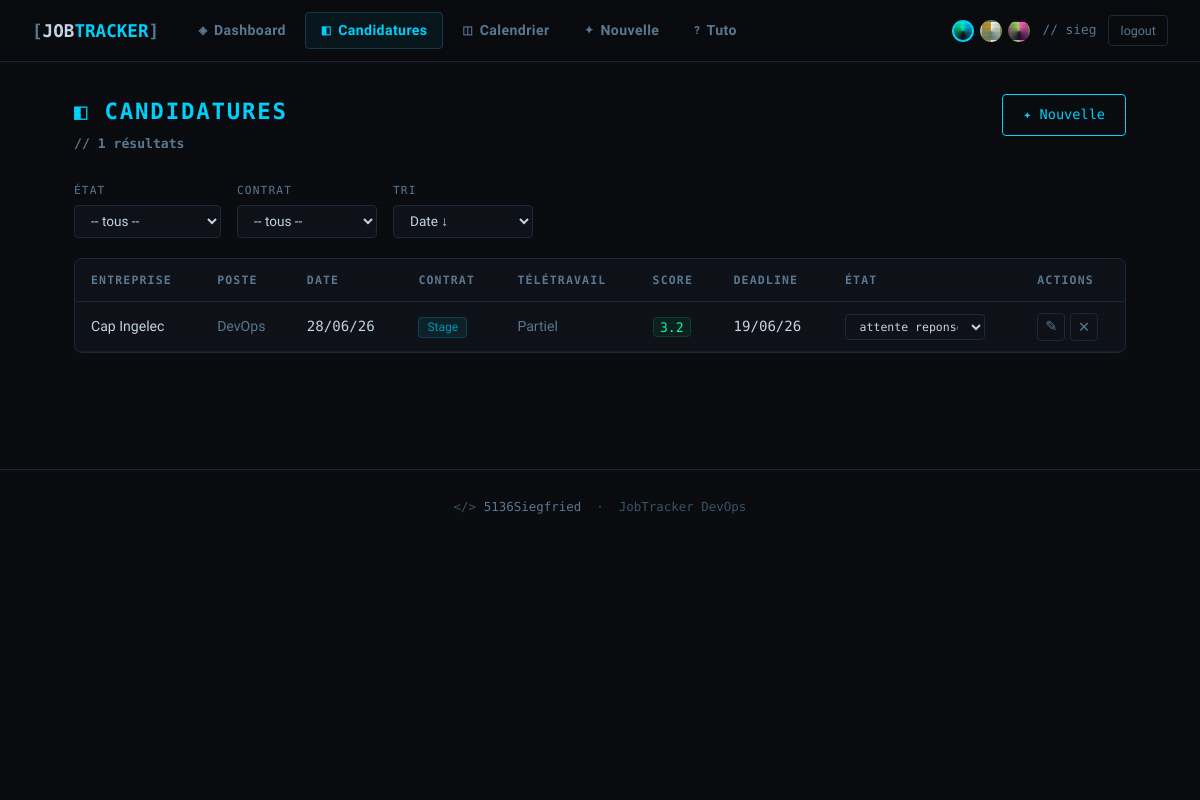
/list (signed in), run on the app's committed database.
### app/models.py (models this page shows, shortened)
class User(UserMixin, db.Model):
    __tablename__ = "users"
    id = db.Column(db.Integer, primary_key=True)
    username = db.Column(db.String(80), unique=True, nullable=False)
    password_hash = db.Column(db.String(256), nullable=False)
    theme = db.Column(db.String(20), default="cyber")
    candidatures = db.relationship("Candidature", backref="user", lazy=True, cascade="all, delete-orphan")

class Candidature(db.Model):
    __tablename__ = "candidatures"
    id = db.Column(db.Integer, primary_key=True)
    user_id = db.Column(db.Integer, db.ForeignKey("users.id"), nullable=False)
    entreprise = db.Column(db.String(200), nullable=False)
    poste = db.Column(db.String(200), nullable=False)
    date_candidature = db.Column(db.Date, default=date.today)
    prochaine_deadline = db.Column(db.Date, nullable=True)
    type_contrat = db.Column(db.String(50), default="")
    teletravail = db.Column(db.String(50), default="")
    salaire_min = db.Column(db.Integer, default=0)
    salaire_max = db.Column(db.Integer, default=0)
    niveau_interet = db.Column(db.Integer, default=3)
    contact_nom = db.Column(db.String(200), default="")
    contact_email = db.Column(db.String(200), default="")
    etat = db.Column(db.String(50), default="en_attente")
    niveau_tech = db.Column(db.Integer, default=3)
    ambiance_valeurs = db.Column(db.Integer, default=3)
    ethique = db.Column(db.Integer, default=3)
    remuneration = db.Column(db.Integer, default=3)
    evolution = db.Column(db.Integer, default=3)
    reputation_pro = db.Column(db.Integer, default=3)
    ressenti = db.Column(db.Text, default="")
    notes = db.Column(db.Text, default="")
    @property
    def score_global(self):
        return round((
            self.niveau_tech + self.ambiance_valeurs + self.ethique +
            self.remuneration + self.evolution + self.reputation_pro
        ) / 6, 1)
    @property
    def deadline_depassee(self):
        if self.prochaine_deadline:
            return self.prochaine_deadline < date.today()
        return False
    @property
    def deadline_urgente(self):
        if self.prochaine_deadline:
            delta = (self.prochaine_deadline - date.today()).days
            return 0 <= delta <= 2
        return False

### app/app.py (the view)
    @app.route("/list")
    @login_required
    def list_candidatures():
        etat_filter    = request.args.get("etat", "")
        contrat_filter = request.args.get("contrat", "")
        sort           = request.args.get("sort", "date_desc")
        q = Candidature.query.filter_by(user_id=current_user.id)
        if etat_filter:
            q = q.filter_by(etat=etat_filter)
        if contrat_filter:
            q = q.filter_by(type_contrat=contrat_filter)
        sort_map = {
            "date_desc":  Candidature.date_candidature.desc(),
            "date_asc":   Candidature.date_candidature.asc(),
            "score_desc": Candidature.niveau_interet.desc(),
            "entreprise": Candidature.entreprise.asc(),
        }
        q = q.order_by(sort_map.get(sort, Candidature.date_candidature.desc()))
        candidatures = q.all()
        etats    = ["en_attente","attente_reponse","entretien_planifie",
                    "entretien_realise","test_technique","offre_recue","accepte","refuse","ghosted"]
        contrats = ["CDI","CDD","Freelance","Stage","Alternance"]
        return render_template("list.html",
            candidatures=candidatures,
            etats=etats, contrats=contrats,
            etat_filter=etat_filter,
            contrat_filter=contrat_filter,
            sort=sort,
        )

### app/templates/list.html (shortened to what this page needs)
{% extends "base.html" %}
{% block content %}
<div class="page-header">
  <h1 class="page-title">
    <span class="title-line">◧ CANDIDATURES</span>
    <span class="title-sub">// {{ candidatures|length }} résultats</span>
  </h1>
  <a href="{{ url_for('form') }}" class="btn-primary">✦ Nouvelle</a>
</div>
<div class="filters-bar">
  <form method="get" class="filters-form">
    <div class="filter-group">
      <label class="filter-label">ÉTAT</label>
      <select name="etat" class="filter-select" onchange="this.form.submit()">
        <option value="">-- tous --</option>
      </select>
    </div>
    <div class="filter-group">
      <label class="filter-label">CONTRAT</label>
      <select name="contrat" class="filter-select" onchange="this.form.submit()">
        <option value="">-- tous --</option>
      </select>
    </div>
    <div class="filter-group">
      <label class="filter-label">TRI</label>
      <select name="sort" class="filter-select" onchange="this.form.submit()">
        <option value="date_desc" {% if sort == 'date_desc' %}selected{% endif %}>Date ↓</option>
      </select>
    </div>
  </form>
</div>
{% if candidatures %}
<section class="card card--table">
  <div class="table-scroll">
    <table class="data-table">
      <thead>
        <tr>
          <th>Entreprise</th>
          <th>Poste</th>
          <th>Date</th>
          <th>Contrat</th>
          <th>Télétravail</th>
          <th>Score</th>
          <th>Deadline</th>
          <th>État</th>
          <th>Actions</th>
        </tr>
      </thead>
      <tbody>
        {% for c in candidatures %}
        <tr class="{% if c.deadline_depassee and c.etat not in ['refuse','accepte'] %}row-overdue{% elif c.deadline_urgente %}row-urgent{% endif %}">
          <td>
            <a href="{{ url_for('detail', cid=c.id) }}" class="table-link">{{ c.entreprise }}</a>
          </td>
          <td class="text-muted">{{ c.poste }}</td>
          <td class="mono">{{ c.date_candidature.strftime('%d/%m/%y') }}</td>
          <td>
            {% if c.type_contrat %}
            <span class="tag">{{ c.type_contrat }}</span>
            {% endif %}
          </td>
          <td class="text-muted">{{ c.teletravail or '–' }}</td>
          <td>
            <span class="score-pill">{{ c.score_global }}</span>
          </td>
          <td class="mono">
            {% if c.prochaine_deadline %}
              <span class="{% if c.deadline_depassee %}text-overdue{% elif c.deadline_urgente %}text-urgent{% endif %}">
                {{ c.prochaine_deadline.strftime('%d/%m/%y') }}
              </span>
            {% else %}–{% endif %}
          </td>
          <td>
            <select class="etat-select etat-select--sm" data-cid="{{ c.id }}">
              {% for e in etats %}
              <option value="{{ e }}" {% if c.etat == e %}selected{% endif %}>{{ e | replace('_',' ') }}</option>
              {% endfor %}
            </select>
          </td>
          <td>
            <div class="action-btns">
              <a href="{{ url_for('edit', cid=c.id) }}" class="btn-icon" title="Éditer">✎</a>
              <form method="post" action="{{ url_for('delete', cid=c.id) }}" onsubmit="return confirm('Supprimer {{ c.entreprise }} ?')">
                <button type="submit" class="btn-icon btn-icon--danger" title="Supprimer">✕</button>
              </form>
            </div>
          </td>
        </tr>
        {% endfor %}
      </tbody>
    </table>
  </div>
</section>
{% else %}
<div class="empty-state">
  <p class="empty-icon">◈</p>
  <p>Aucune candidature trouvée. <a href="{{ url_for('form') }}">Ajouter →</a></p>
</div>
{% endif %}
{% endblock %}

### app/templates/base.html (shortened to what this page needs)
<!DOCTYPE html>
<html lang="fr" data-theme="{{ current_user.theme if current_user.is_authenticated else 'cyber' }}">
<head>
  <link rel="stylesheet" href="{{ url_for('static', filename='css/style.css') }}">
</head>
<body>
<div class="scan-line"></div>
{% if current_user.is_authenticated %}
<nav class="navbar">
  <a href="{{ url_for('dashboard') }}" class="nav-brand">
    <span class="brand-bracket">[</span>JOB<span class="brand-accent">TRACKER</span><span class="brand-bracket">]</span>
  </a>
  <div class="nav-links">
    <a href="{{ url_for('dashboard') }}" class="nav-link {% if request.endpoint == 'dashboard' %}active{% endif %}">
      <span class="nav-icon">◈</span> Dashboard
    </a>
    <a href="{{ url_for('list_candidatures') }}" class="nav-link {% if request.endpoint == 'list_candidatures' %}active{% endif %}">
      <span class="nav-icon">◧</span> Candidatures
    </a>
    <a href="{{ url_for('cal') }}" class="nav-link {% if request.endpoint == 'cal' %}active{% endif %}">
      <span class="nav-icon">◫</span> Calendrier
    </a>
    <a href="{{ url_for('form') }}" class="nav-link {% if request.endpoint == 'form' %}active{% endif %}">
      <span class="nav-icon">✦</span> Nouvelle
    </a>
    <a href="{{ url_for('tutorial') }}" class="nav-link {% if request.endpoint == 'tutorial' %}active{% endif %}">
      <span class="nav-icon">?</span> Tuto
    </a>
  </div>
  <div class="nav-user">
    <div class="theme-switcher" title="Changer le thème">
      <button class="theme-btn {% if current_user.theme == 'cyber' %}active{% endif %}"
              data-theme="cyber" title="Cyber"></button>
      <button class="theme-btn {% if current_user.theme == 'zen' %}active{% endif %}"
              data-theme="zen" title="Zen"></button>
      <button class="theme-btn {% if current_user.theme == 'kirby' %}active{% endif %}"
              data-theme="kirby" title="Kirby"></button>
    </div>
    <span class="user-tag">// {{ current_user.username }}</span>
    <a href="{{ url_for('logout') }}" class="btn-ghost-sm">logout</a>
  </div>
</nav>
{% endif %}
<main class="main-content">
  {% block content %}{% endblock %}
</main>
<footer class="footer">
  <span class="footer-text">
    &lt;/&gt; <a href="https://github.com/5136Siegfried/jobtracker-devops" target="_blank">5136Siegfried</a>
    &nbsp;·&nbsp; JobTracker DevOps
  </span>
</footer>
</body>
</html>

### data on the page
User: username "sieg"
Candidature: entreprise "Cap Ingelec", poste "DevOps", date_candidature "28/06/26", type_contrat "Stage", teletravail "Partiel", score_global "3.2", prochaine_deadline "19/06/26", etat+id "attente reponse"

### other printed values
{{ candidatures|length }} "1"
